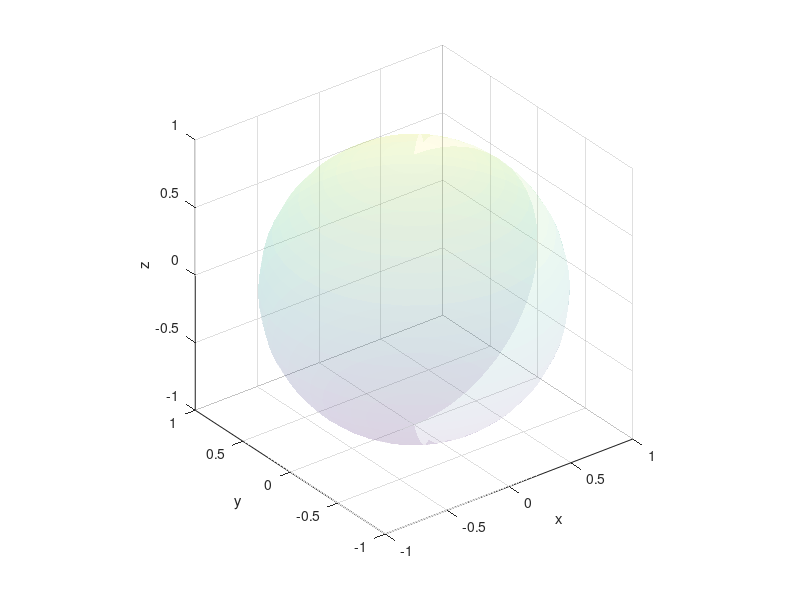

Recreate this plot in MATLAB. (Note: this script raises an error after producing the figure.)
clear;
clear clc;
close all;

numSteps=20;

p=deg2rad(0);
q=deg2rad(0);
r=deg2rad(0);
gyroInput=[p;q;r];



nvector=[1;0;0];
evector=[0;-1;0];
dvector=[0;0;-1];



Ro=eye(3);

R=Ro;



[sX,sY,sZ]=sphere(30);
surf(sX,sY,sZ,'FaceAlpha',.1,'EdgeColor','none');
axis equal;
xlabel('x')
ylabel('y')
zlabel('z')
hold on

quiver3([0,0,0],[0,0,0],[0,0,0],[nvector(1),evector(1),dvector(1)],[nvector(2),evector(2),dvector(2)],[nvector(3),evector(3),dvector(3)]);
pause

for i=1:numSteps,
    gyroInputWithBias=gyroInput+[deg2rad(rand);deg2rad(rand);deg2rad(rand)]
    R=R*Rexp(gyroInputWithBias)
    newNVector=R'*nvector;
    newEVector=R'*evector;
    newDVector=R'*dvector;
    quiver3([0,0,0],[0,0,0],[0,0,0],[newNVector(1),newEVector(1),newDVector(1)],[newNVector(2),newEVector(2),newDVector(2)],[newNVector(3),newEVector(3),newDVector(3)]);
    pause;
end

hold off
 